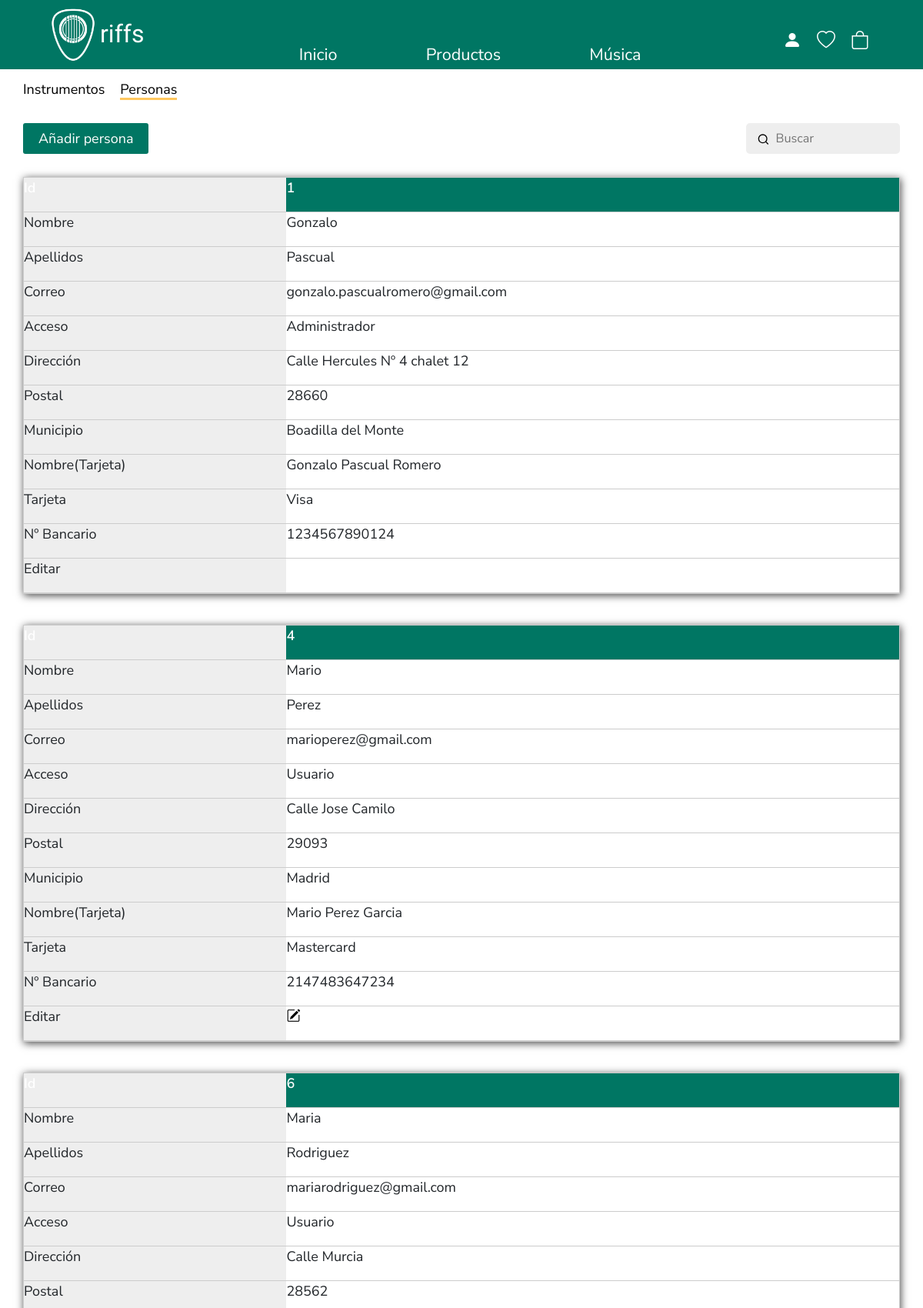
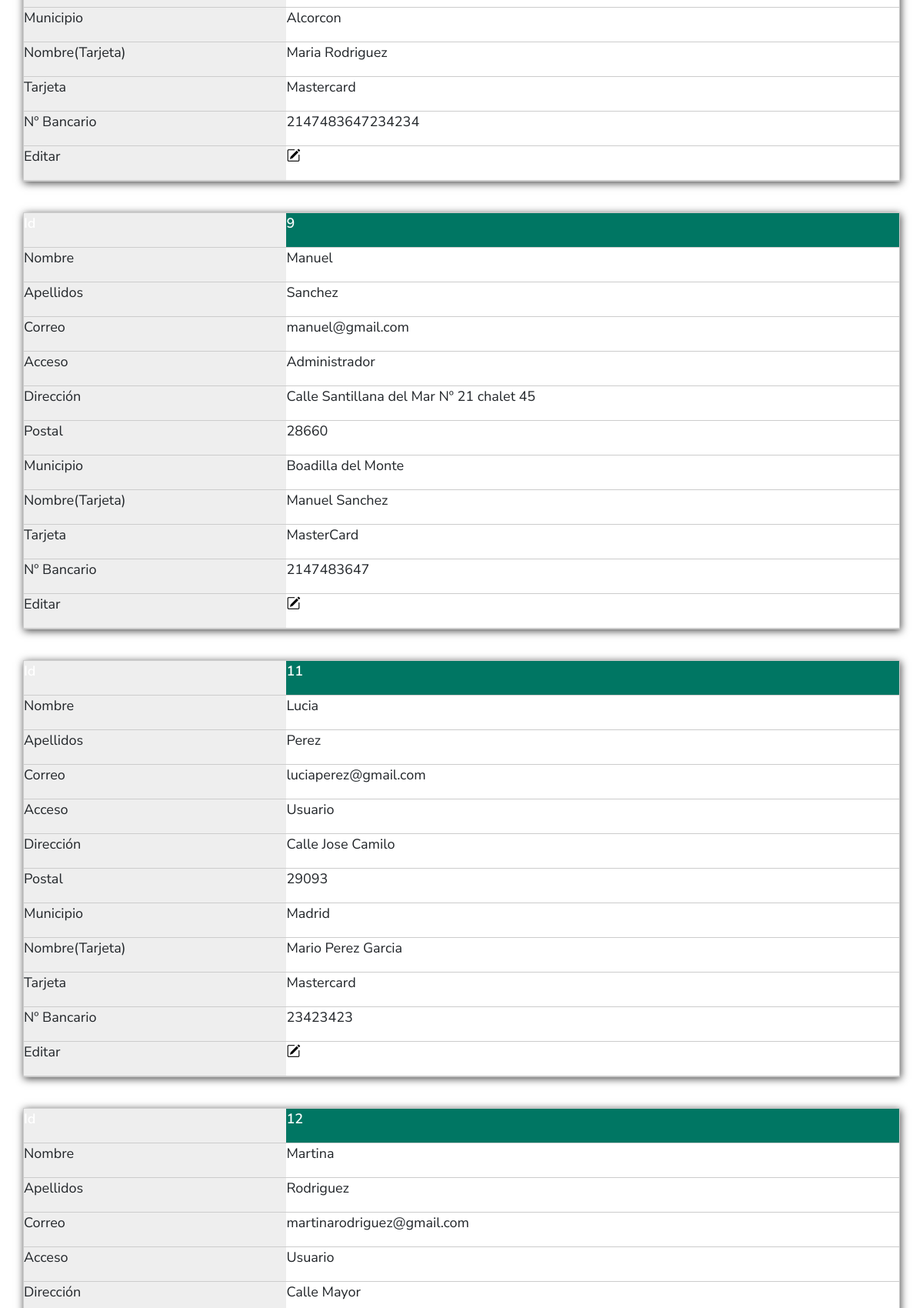
The app's page /TFG/RIFFS/adminpersonas.php (signed in, upper part) with its own data (2 pictures, top to bottom).
### tables this page shows
CREATE TABLE `persona` (
  `id_persona` int(5) NOT NULL,
  `nombre` varchar(50) NOT NULL,
  `apellido` varchar(100) NOT NULL,
  `correo` varchar(100) NOT NULL,
  `clave` varchar(50) NOT NULL,
  `acceso` int(1) NOT NULL,
  `fnac` date DEFAULT NULL
);

CREATE TABLE `envio` (
  `id_persona` int(5) NOT NULL,
  `direccion` varchar(100) DEFAULT NULL,
  `postal` int(5) DEFAULT NULL,
  `municipio` varchar(50) DEFAULT NULL,
  `telefono` int(14) DEFAULT NULL,
  `nombre_tarjeta` varchar(150) DEFAULT NULL,
  `nbancario` bigint(20) DEFAULT NULL,
  `tipo` varchar(20) NOT NULL
);

### TFG/RIFFS/adminpersonas.php (the view, shortened to what this page needs)
<?php
require_once('redireccionar.php');
?>
<!DOCTYPE html>
<html lang="en">
<head>
  <link rel="stylesheet" href="estilos/navbar.css">
  <link rel="stylesheet" href="estilos/colores.css">
  <link rel="stylesheet" href="estilos/sesionadmin.css">
  <link rel="stylesheet" href="estilos/administracion.css">
  <link rel="stylesheet" href="bootstrap/bootstrap-icons.css">
  <link rel="stylesheet" href="lb/css/bootstrap.min.css">
</head>
<body>
  <nav class="main-nav">
    <ul class="menu list-unstyled" id="menu">
      <div class="logo">
        <img src="img/riffs-blanco.png" alt="logo">
        <label class="ocultar">riffs</label>
      </div>
      <div class="medio">
        <li class="menu-item"><a href="index.php" class="menu-link">Inicio</a></li>
        <li class="menu-item conteiner-submenu">
          <a href="productos.php" class="menu-link submenu-btn">Productos</a>
        </li>
        <li class="menu-item"><a href="musica.php" class="menu-link">Música</a></li>
      </div>
      <div class="opcion">
        <a href="sesion.php"><i class="bi bi-person-fill"></i></a>
        <a href="favoritos.php"><i class="bi bi-heart"></i></a>
        <a href="carrito.php"><i class="bi bi-bag"></i></a>
      </div>
    </ul>
  </nav>
  <main>
    <ul class="margen">
    </ul>
    <?php
    if (isset($_GET["btnbusq"])) {
      $busqueda = $_GET["buscar"];
      require "conexion.php";
      mysqli_select_db($conexion, $basededatos);
      mysqli_set_charset($conexion, "utf8");
      $consulta = "SELECT * FROM persona INNER JOIN envio ON persona.id_persona = envio.id_persona
        WHERE persona.id_persona LIKE '$busqueda' ||  persona.nombre LIKE '$busqueda' || apellido LIKE '$busqueda' || persona.correo LIKE '$busqueda%' ||
         acceso LIKE '$busqueda' || direccion LIKE '$busqueda' || postal LIKE '$busqueda' || municipio LIKE '$busqueda' || telefono LIKE '$busqueda'";
      $resultado = mysqli_query($conexion, $consulta);
    } else {
      require "conexion.php";
      mysqli_select_db($conexion, $basededatos);
      mysqli_set_charset($conexion, "utf8");
      $consulta = "SELECT * FROM persona JOIN envio ON persona.id_persona = envio.id_persona ORDER BY persona.id_persona ASC";
      $resultado = mysqli_query($conexion, $consulta);
    }
    ?>
    <section id="resultados">
      <div class="elecciontabla">
        <a href="admininstrumentos.php" class="">Instrumentos</a>
        <a href="adminpersonas.php" class="link active">Personas</a>
      </div>
      <div class="busqueda">
        <div class="final">
          <a href="agregarpersona.php" class="form-field agregar">Añadir persona</a>
        </div>
        <div class="buscar">
          <form class="form" role="search" method="get">
            <button name="btnbusq" type="submit">
              <svg width="17" height="16" fill="none" xmlns="http://www.w3.org/2000/svg" role="img"
                aria-labelledby="search">
                <path d="M7.667 12.667A5.333 5.333 0 107.667 2a5.333 5.333 0 000 10.667zM14.334 14l-2.9-2.9"
                  stroke="currentColor" stroke-width="1.333" stroke-linecap="round" stroke-linejoin="round"></path>
              </svg>
            </button>
            <input class="input" placeholder="Buscar" type="text" name="buscar">
          </form>
        </div>
      </div>
      <?php
      while ($registro = mysqli_fetch_array($resultado, MYSQLI_ASSOC)) {
        $id_persona = $registro["id_persona"];
        ?>
        <div class="table">
          <div class="item">
            <div class="row titulocolor">
              <div class="thead ">Id</div>
              <div class="tbody">
                <?php echo $registro["id_persona"]; ?>
              </div>
            </div>
            <div class="row">
              <div class="thead">Nombre</div>
              <div class="tbody">
                <?php echo $registro["nombre"]; ?>
              </div>
            </div>
            <div class="row">
              <div class="thead">Apellidos</div>
              <div class="tbody">
                <?php echo $registro["apellido"]; ?>
              </div>
            </div>
            <div class="row">
              <div class="thead">Correo</div>
              <div class="tbody">
                <?php echo $registro["correo"]; ?>
              </div>
            </div>
            <div class="row">
              <div class="thead">Acceso</div>
              <div class="tbody">
                <?php
                if ($registro["acceso"] == 0) {
                  echo 'Usuario';
                } else {
                  echo 'Administrador';
                }
                ?>
              </div>
            </div>
            <div class="row">
              <div class="thead">Dirección</div>
              <div class="tbody">
                <?php echo $registro["direccion"]; ?>
              </div>
            </div>
            <div class="row">
              <div class="thead">Postal</div>
              <div class="tbody">
                <?php echo $registro["postal"]; ?>
              </div>
            </div>
            <div class="row">
              <div class="thead">Municipio</div>
              <div class="tbody">
                <?php echo $registro["municipio"]; ?>
              </div>
            </div>
            <div class="row">
              <div class="thead">Nombre(Tarjeta)</div>
              <div class="tbody">
                <?php echo $registro["nombre_tarjeta"]; ?>
              </div>
            </div>
            <div class="row">
              <div class="thead">Tarjeta</div>
              <div class="tbody">
                <?php echo $registro["tipo"]; ?>
              </div>
            </div>
            <div class="row">
              <div class="thead">Nº Bancario</div>
              <div class="tbody">
                <?php echo $registro["nbancario"]; ?>
              </div>
            </div>
            <div class="row">
              <div class="thead">Editar</div>
              <div class="tbody">
                <?php
                if (isset($_SESSION['id']) && $_SESSION['id'] <> $id_persona) {
                  echo '<a class="edit" href="editarpersona.php?id=' . $id_persona . '"><i class="bi bi-pencil-square"></i></a>';
                }
                ?>
              </div>
            </div>
          </div>
        </div>
        <?php
      }
      ?>
    </section>
  </main>
</body>
</html>

### TFG/RIFFS/estilos/navbar.css (style rules this page uses)
* { box-sizing: border-box; margin: 0; padding: 0; font-family: 'Nunito Sans', sans-serif; font-size: 18px; }
.margen { display: none; }
.main-nav { z-index: 4; position: absolute; width: 100%; display: none; }
body { margin: 0; }
.logo img { height: 0; }
.logo { display: none; }
.menu-item { padding-left: 15px; }
.main-nav ul { height: 100%; list-style: none; }
.menu { background: var(--verde_claro); width: 100%; margin-left: -100%; transition: all .3s; height: 100%; }
.menu-link { display: block; padding: 20px; color: white; font-size: 1.2em; text-decoration: none; }
.opcion { display: none; }
@media (min-width: 750px) { .margen { display: flex; margin-bottom: 66px; } }
@media (min-width: 750px) { .main-nav { z-index: 4; position: absolute; width: 100%; display: block; } }
@media (min-width: 750px) { .main-nav ul { height: 90px; list-style: none; } }
@media (min-width: 750px) { .medio { display: flex; margin-top: 35px; } }
@media (min-width: 750px) { .menu { background: var(--verde_primario); margin-left: 0; display: flex; justify-content: space-between; height: 90px; } }
@media (min-width: 750px) { .conteiner-submenu { position: relative; } }
@media (min-width: 750px) { .menu-link { display: block; padding: 20px; margin: 0 7px 0 7px; color: white; font-size: 1.2em; text-decoration: none; } }
@media (min-width: 750px) { .logo { display: flex; margin-left: 35px; margin-right: 12px; } }
@media (min-width: 750px) { label { padding-top: 20px; font-family: 'Alkatra', cursive; color: var(--blanco); font-size: 24pt; } }
@media (min-width: 750px) { .logo img { height: 70px; width: auto; margin-top: 10px; } }
@media (min-width: 750px) { .opcion { display: flex; margin-right: 35px; } }
@media (min-width: 750px) { .opcion a { font-weight: 400; color: var(--blanco); text-decoration: none; padding: 0 10px 0 10px; margin-top: 35px; font-size: 16pt; } }
@media (min-width: 750px) { .opcion i { font-size: 18pt; } }
@media (min-width: 750px) { .link { text-decoration: none; position: relative; } }
@media (min-width: 750px) { .link::after { content: ""; width: 0; height: 3px; background-color: var(--amarillo_contraste); position: absolute; bottom: 15px; right: 50%; transition: all .5s; will-change: width; } }
@media (min-width: 750px) { .link.active::after { width: 100%; right: 0; } }
@media (min-width: 1000px) { .opcion { display: flex; margin-right: 60px; } }
@media (min-width: 1000px) { .logo { display: flex; margin-left: 60px; margin-right: 12px; } }
@media (min-width: 1000px) { .menu-link { display: block; padding: 20px; margin: 0 30px 0 30px; color: white; font-size: 1.2em; text-decoration: none; } }

### TFG/RIFFS/estilos/colores.css (style rules this page uses)
:root { --blanco: #fff; --negro: #000; --amarillo_contraste: #ffc75f; --verde_primario: #007663; --verde_oscuro: #002d27; --verde_claro: #649b92; --verde_fondo: #f2fffe ; }

### TFG/RIFFS/estilos/sesionadmin.css (style rules this page uses)
* { box-sizing: border-box; margin: 0; padding: 0; font-family: 'Nunito Sans', sans-serif; font-size: 18px; }

### records on screen
persona: envio.id_persona "1", nombre "Gonzalo", apellido "Pascual", correo "gonzalo.pascualromero@gmail.com", acceso "Administrador", envio.direccion "Calle Hercules Nº 4 chalet 12", envio.postal "28660", envio.municipio "Boadilla del Monte", envio.nombre_tarjeta "Gonzalo Pascual Romero", envio.tipo "Visa", envio.nbancario "1234567890124"
persona: envio.id_persona "4", nombre "Mario", apellido "Perez", correo "marioperez@gmail.com", acceso "Usuario", envio.direccion "Calle Jose Camilo", envio.postal "29093", envio.municipio "Madrid", envio.nombre_tarjeta "Mario Perez Garcia", envio.tipo "Mastercard", envio.nbancario "2147483647234"
persona: envio.id_persona "6", nombre "Maria", apellido "Rodriguez", correo "mariarodriguez@gmail.com", acceso "Usuario", envio.direccion "Calle Murcia", envio.postal "28562", envio.municipio "Alcorcon", envio.nombre_tarjeta "Maria Rodriguez", envio.tipo "Mastercard", envio.nbancario "2147483647234234"
persona: envio.id_persona "9", nombre "Manuel", apellido "Sanchez", correo "manuel@gmail.com", acceso "Administrador", envio.direccion "Calle Santillana del Mar Nº 21 chalet 45", envio.postal "28660", envio.municipio "Boadilla del Monte", envio.nombre_tarjeta "Manuel Sanchez", envio.tipo "MasterCard", envio.nbancario "2147483647"
persona: envio.id_persona "11", nombre "Lucia", apellido "Perez", correo "luciaperez@gmail.com", acceso "Usuario", envio.direccion "Calle Jose Camilo", envio.postal "29093", envio.municipio "Madrid", envio.nombre_tarjeta "Mario Perez Garcia", envio.tipo "Mastercard", envio.nbancario "23423423"
persona: envio.id_persona "12", nombre "Martina", apellido "Rodriguez", correo "martinarodriguez@gmail.com", acceso "Usuario", envio.direccion "Calle Mayor"
